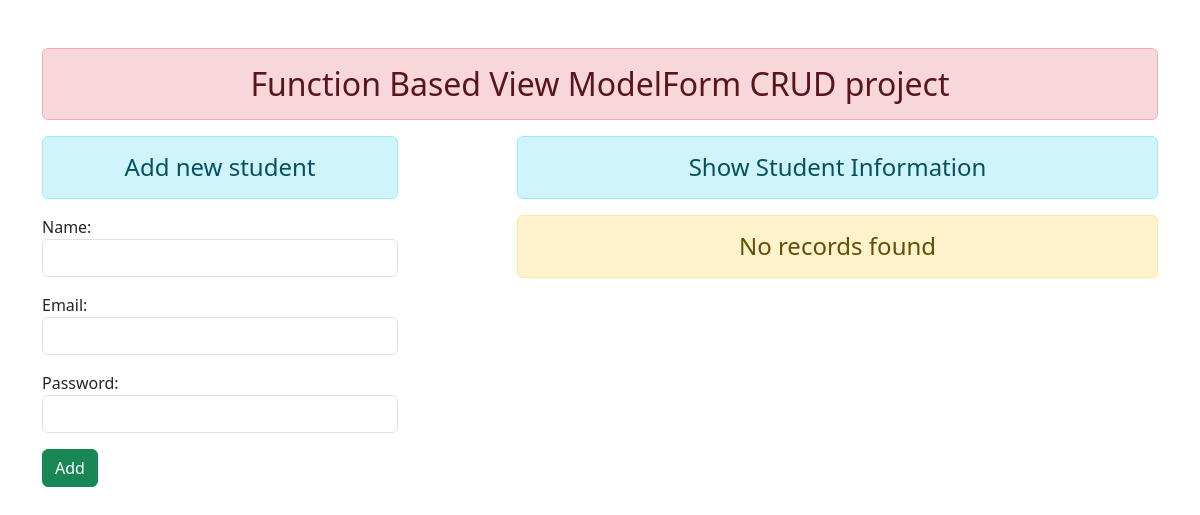
Before: / with the older database file.
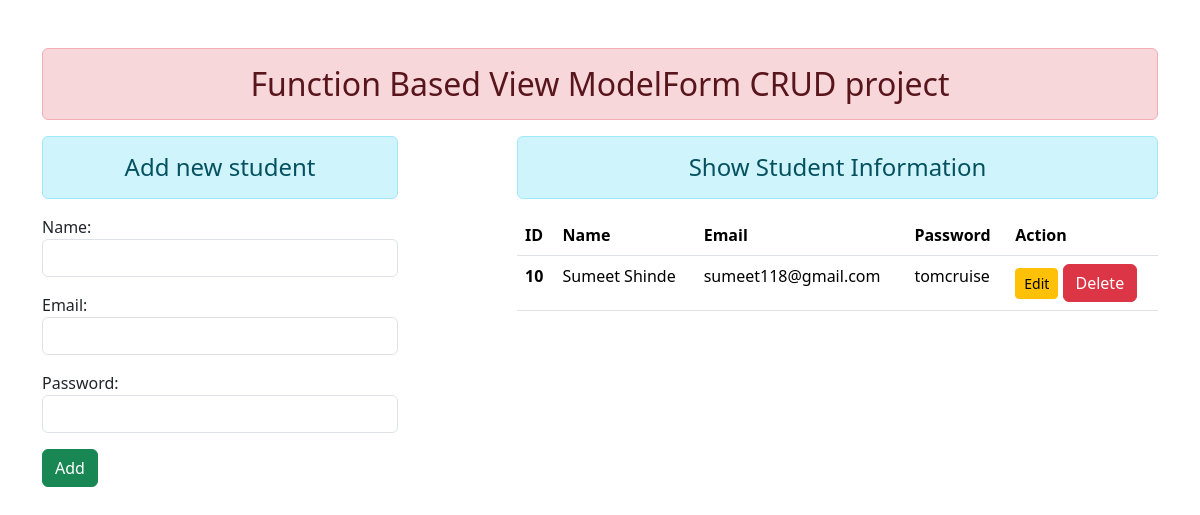
After: the same page with the newer database file.
### enroll/models.py (models this page shows, shortened)
class User(models.Model):
    name = models.CharField(max_length=100)
    email = models.EmailField()
    password = models.CharField(max_length=100)

### enroll/views.py (the view)
# urls.py: path('',views.add_show,name="addandshow"),
def add_show(request):
    if request.method == "POST":
        fm = StudentRegistration(request.POST)
        if fm.is_valid():
            nm = fm.cleaned_data['name']
            em = fm.cleaned_data['email']
            pw = fm.cleaned_data['password']
            us = User(name=nm, email=em, password=pw)
            us.save()
            fm = StudentRegistration()
    else:
        fm = StudentRegistration()
    stud = User.objects.all()
    return render(request, 'addandshow.html', {'form': fm, 'stu': stud})

### enroll/forms.py
class StudentRegistration(forms.ModelForm):
    class Meta:
        model = User
        fields = ['name', 'email', 'password']
        widgets = {
            'name': forms.TextInput(attrs={'class': 'form-control'}),
            'email': forms.EmailInput(attrs={'class': 'form-control'}),
            'password': forms.PasswordInput(attrs={'class': 'form-control'}),
        }

### templates/addandshow.html (shortened to what this page needs)
{% extends 'base.html' %}
{% block content %}
<div class="row">
    <div class="col-sm-4">
        <h4 class="text-center alert alert-info">Add new student</h4>
        <form action="" method="POST">
            {{form.as_p}}
            <input type="submit" class="btn btn-success" value="Add">
        </form>
    </div>
    <div class="col-sm-7 offset-1">
        <h4 class="text-center alert alert-info">Show Student Information</h4>
    {% if stu %}
    <table class="table table-hover">
        <thead>
          <tr>
            <th scope="col">ID</th>
            <th scope="col">Name</th>
            <th scope="col">Email</th>
            <th scope="col">Password</th>
            <th scope="col">Action</th>
          </tr>
        </thead>
        <tbody>
            {% for st in stu %}
            <tr>
            <th scope="row">{{st.id}}</th>
            <td>{{st.name}}</td>
            <td>{{st.email}}</td>
            <td>{{st.password}}</td>
            <td>
                <a href="{% url 'updatedata' st.id %}" class="btn btn-warning btn-sm">Edit</a>
                <form action="{% url 'deletedata' st.id %} " method="post" class="d-inline">
                    <input type="submit" class="btn btn-danger" value="Delete">
                </form>
            </td>
          </tr>
          {% endfor %}
        </tbody>
      </table>
    {% else %}
    <h4 class="text-center alert alert-warning ">No records found</h4>
    {% endif %}
    </div>
</div>
{% endblock content%}

### templates/base.html (shortened to what this page needs)
<!DOCTYPE html>
{% load static %}
<html lang="en">
<head>
    <link rel="stylesheet" href="{% static 'enroll/css/bootstrap.css'%}">
</head>
<body>
    <div class="container mt-5">
        <h2 class="text-center alert alert-danger">Function Based View ModelForm CRUD project</h2>
    {% block content %}
    {% endblock content%}
    </div>
</body>
</html>

Changed rows visible on the page:
added User: id "10", name "Sumeet Shinde", email "sumeet118@gmail.com", password "tomcruise"
Other visible differences:
text no longer shown: "No records found"
text now shown: "ID Name Email Password Action"
